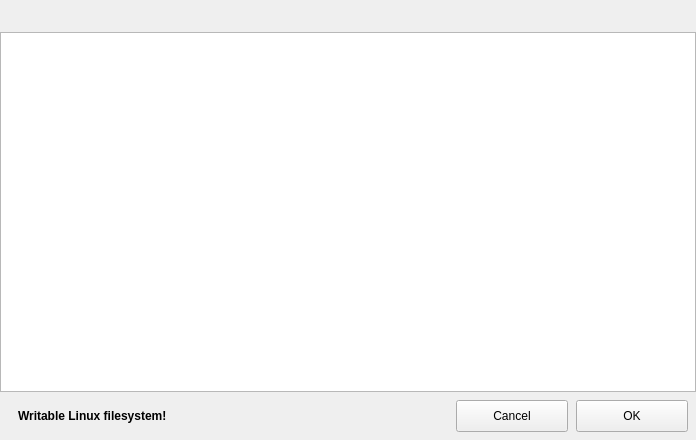
     <widget class="QWidget" name="choosepanel" native="true">
      <property name="geometry">
       <rect>
        <x>697</x>
        <y>2224</y>
        <width>696</width>
        <height>440</height>
       </rect>
      </property>
      <property name="autoFillBackground">
       <bool>true</bool>
      </property>
      <widget class="QLabel" name="dirpath">
       <property name="geometry">
        <rect>
         <x>8</x>
         <y>0</y>
         <width>651</width>
         <height>32</height>
        </rect>
       </property>
      </widget>
      <widget class="QPushButton" name="dirrefresh">
       <property name="geometry">
        <rect>
         <x>664</x>
         <y>0</y>
         <width>32</width>
         <height>32</height>
        </rect>
       </property>
       <property name="cursor">
        <cursorShape>PointingHandCursor</cursorShape>
       </property>
       <property name="focusPolicy">
        <enum>Qt::NoFocus</enum>
       </property>
       <property name="toolTip">
        <string>Re-read directories</string>
       </property>
       <property name="icon">
        <iconset resource="pictures.qrc">
         <normaloff>:/pictures/refresh.png</normaloff>:/pictures/refresh.png</iconset>
       </property>
       <property name="iconSize">
        <size>
         <width>21</width>
         <height>21</height>
        </size>
       </property>
       <property name="flat">
        <bool>true</bool>
       </property>
      </widget>
      <widget class="QLabel" name="filesystemwarning">
       <property name="geometry">
        <rect>
         <x>18</x>
         <y>400</y>
         <width>191</width>
         <height>32</height>
        </rect>
       </property>
       <property name="font">
        <font>
         <weight>75</weight>
         <bold>true</bold>
        </font>
       </property>
       <property name="text">
        <string>Writable Linux filesystem!</string>
       </property>
      </widget>
      <widget class="QPushButton" name="dirchooseok">
       <property name="geometry">
        <rect>
         <x>576</x>
         <y>400</y>
         <width>112</width>
         <height>32</height>
        </rect>
       </property>
       <property name="cursor">
        <cursorShape>PointingHandCursor</cursorShape>
       </property>
       <property name="text">
        <string notr="true">OK</string>
       </property>
       <property name="iconSize">
        <size>
         <width>13</width>
         <height>13</height>
        </size>
       </property>
      </widget>
      <widget class="QPushButton" name="dirchoosecancel">
       <property name="geometry">
        <rect>
         <x>456</x>
         <y>400</y>
         <width>112</width>
         <height>32</height>
        </rect>
       </property>
       <property name="cursor">
        <cursorShape>PointingHandCursor</cursorShape>
       </property>
       <property name="text">
        <string>Cancel</string>
       </property>
       <property name="iconSize">
        <size>
         <width>13</width>
         <height>13</height>
        </size>
       </property>
      </widget>
      <widget class="lblevent" name="chooseresize">
       <property name="geometry">
        <rect>
         <x>686</x>
         <y>430</y>
         <width>10</width>
         <height>10</height>
        </rect>
       </property>
       <property name="cursor">
        <cursorShape>PointingHandCursor</cursorShape>
       </property>
       <property name="pixmap">
        <pixmap resource="pictures.qrc">:/pictures/resize.png</pixmap>
       </property>
       <property name="scaledContents">
        <bool>true</bool>
       </property>
       <property name="alignment">
        <set>Qt::AlignCenter</set>
       </property>
      </widget>
      <widget class="QTreeWidget" name="dirchoose">
       <property name="geometry">
        <rect>
         <x>0</x>
         <y>32</y>
         <width>696</width>
         <height>360</height>
        </rect>
       </property>
       <property name="focusPolicy">
        <enum>Qt::ClickFocus</enum>
       </property>
       <property name="editTriggers">
        <set>QAbstractItemView::NoEditTriggers</set>
       </property>
       <property name="showDropIndicator" stdset="0">
        <bool>false</bool>
       </property>
       <property name="selectionBehavior">
        <enum>QAbstractItemView::SelectItems</enum>
       </property>
       <property name="headerHidden">
        <bool>true</bool>
       </property>
       <column>
        <property name="text">
         <string notr="true">1</string>
        </property>
       </column>
      </widget>
     </widget>
